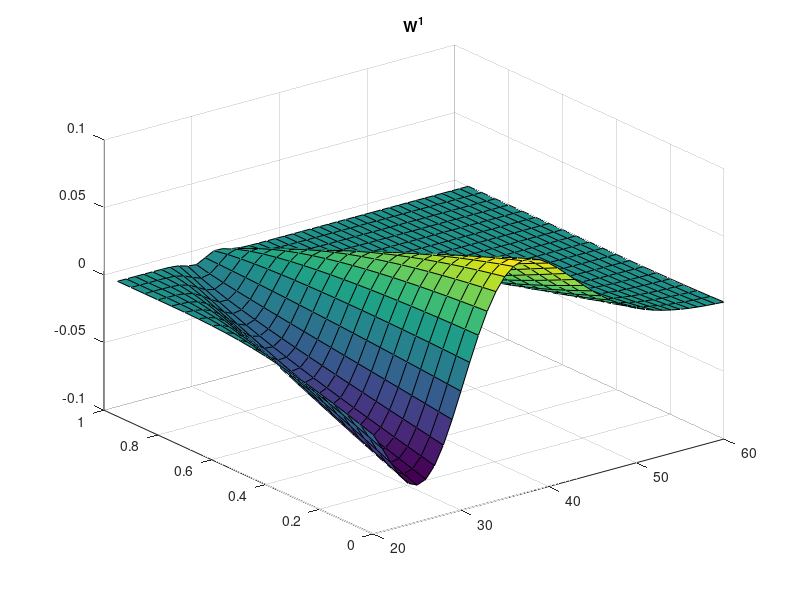
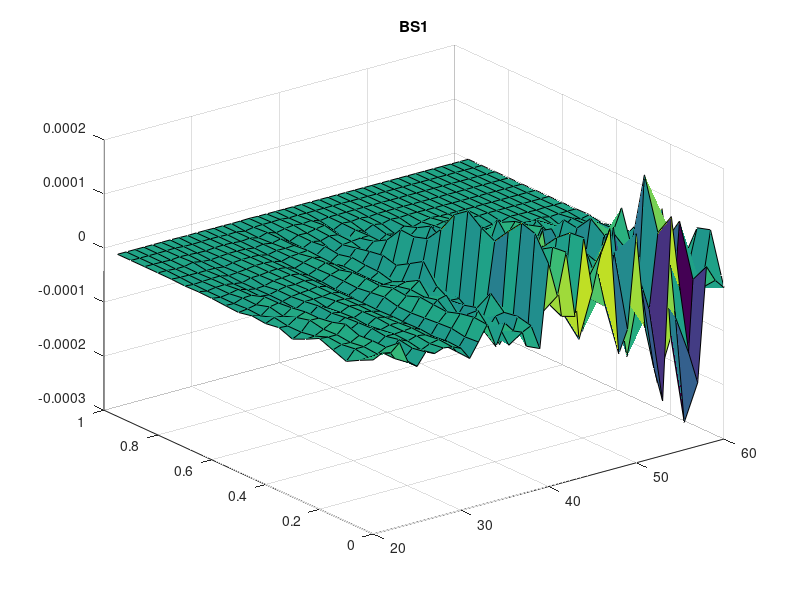
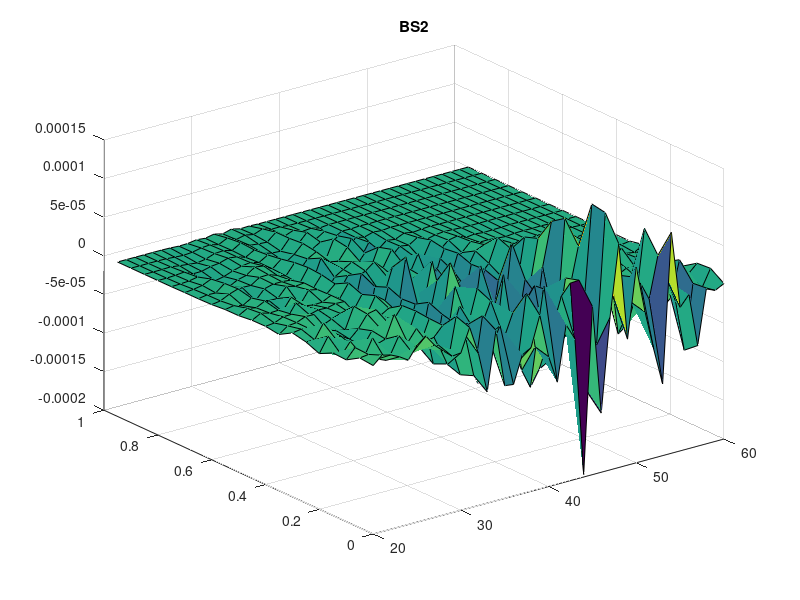
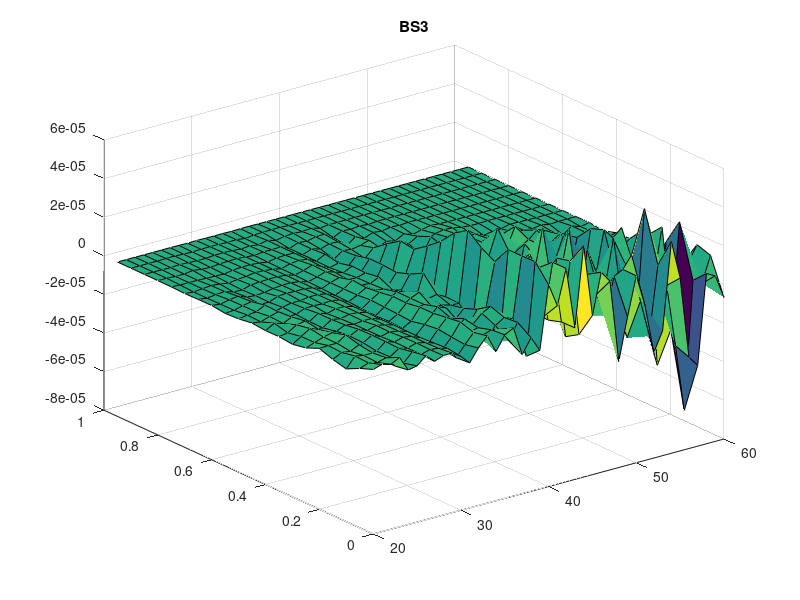

Recreate these plots in MATLAB, in order.
%% This code verifies that the correction terms W_1, W_2, and W_3 solve
% the corresponding PDE's. See stochasticVol.pdf for more info

%clear
clear all
close all
clc

%Parameters
a = 0.20 ;
T = 1 ;
rho = -0.10 ;
K = 30 ;
n = 2 ;


%functions
d2 = @(F,alpha,tau,strike) ( log( (1.0/strike)*F ) - 0.5*(alpha^2).*tau )./(alpha*sqrt(tau)) ;
d1 = @(F,alpha,tau,strike) ( log( (1.0/strike)*F ) + 0.5*(alpha^2).*tau )./(alpha*sqrt(tau)) ;
y = @(F,alpha,tau,strike) ( log( (1.0/strike)*F ) - 0.5*(alpha^2).*tau )./(alpha);

N = @(x) normcdf(x) ;
N1 = @(x) normpdf(x) ;
N2 = @(x) -x.*normpdf(x) ;
N3 = @(x) (x.^2 - 1.0 ).*normpdf(x) ;
N4 = @(x) (-x.^3+3*x).*normpdf(x) ;
N5 = @(x) (x.^4 - 6*x.^2 + 3).*normpdf(x) ;
N6 = @(x) (-x.^5 + 10*x.^3 - 15*x).*normpdf(x) ;



W0 = @(F,t) F.*N(d1(F,a,T-t,K)) - K*N(d2(F,a,T-t,K)) 
W1 = @(F,t) 0.5*rho*K*a*((T-t).*N2(d2(F,a,T-t,K)))
W2 = @(F,t) -(1/2)*a*K*((1/3)*a*((T-t).^2).*N2(d2(F,a,T-t,K))...
    + (1/3)*((T-t).^(3/2)).*d2(F,a,T-t,K).*N2(d2(F,a,T-t,K))...
    -(1/6)*((T-t).^(3/2)).*N1(d2(F,a,T-t,K)))...
    -(1/2)*rho*rho*a*K*((1/4)*a*((T-t).^2).*N4(d2(F,a,T-t,K))...
    + (1/4)*((T-t).^(3/2)).*d2(F,a,T-t,K).*N4(d2(F,a,T-t,K))...
    -(1/4)*((T-t).^(3/2)).*N3(d2(F,a,T-t,K)))
W3 = @(F,t) (1/24)*rho*K*a*((T-t).^2).*N2(d2(F,a,T-t,K))...
    -(1/16)*rho*K*a*(T-t).^(3/2).*(y(F,a,T-t,K)+(8/3)*a*(T-t)).*N3(d2(F,a,T-t,K))...
    +(1/12)*rho*K*a*(T-t).*((y(F,a,T-t,K)+a*(T-t)).^2+(1/5)*rho^2*(T-t)+(1/4)*(T-t)).*N4(d2(F,a,T-t,K))...
    -(1/60)*rho^3*K*a*(T-t).^(3/2).*(y(F,a,T-t,K)+(5/2)*a*(T-t)).*N5(d2(F,a,T-t,K))...
    +(1/48)*rho^3*K*a*(T-t).*((y(F,a,T-t,K)+a*(T-t)).^2+(1/5)*(T-t)).*N6(d2(F,a,T-t,K));
V = @(F,t) -((1/((n+2)*(n+3)))*(T-t) + (1/(n+3))*(y(F,a,T-t,K) + a*(T-t)).^2).*((T-t).^(n+1-2)).*N4(d2(F,a,T-t,K))...
    +2*3*((1/((n+2)*(n+3)))*(y(F,a,T-t,K) + a*(T-t))).*((T-t).^(n+1-3/2)).*N3(d2(F,a,T-t,K))...
    -2*3*2*(1/((n+1)*(n+2)*(n+3))).*((T-t).^(n)).*N2(d2(F,a,T-t,K))
V1 = @(F,t) -(1/(n+1))*((T-t).^(n-1)).*N4(d2(F,a,T-t,K))

%Plot
F = 20:1:60 ;
t = 0:0.05:.95 ;
[Fg, tg] = meshgrid(F,t) ;
z = W1(Fg,tg) ;
surf(Fg,tg,z)
title('W^1')

% Check source term
h = 0.00001;
dt = 0.000000001;
%W3_FF = (1/(h*h))*(W3(Fg+h,tg)-2*W3(Fg,tg)+W3(Fg-h,tg)) ;
%W3_t = (1.0/dt)*(W3(Fg,tg+dt)-W3(Fg,tg));
V_FF = (1/(h*h))*(V(Fg+h,tg)-2*V(Fg,tg)+V(Fg-h,tg)) ;
V_t = (1.0/dt)*(V(Fg,tg+dt)-V(Fg,tg));
W3_FF = (1/(h*h))*(W3(Fg+h,tg)-2*W3(Fg,tg)+W3(Fg-h,tg)) ;
W3_t = (1.0/dt)*(W3(Fg,tg+dt)-W3(Fg,tg));
W2_FF = (1/(h*h))*(W2(Fg+h,tg)-2*W2(Fg,tg)+W2(Fg-h,tg)) ;
W2_t = (1.0/dt)*(W2(Fg,tg+dt)-W2(Fg,tg));
W1_FF = (1/(h*h))*(W1(Fg+h,tg)-2*W1(Fg,tg)+W1(Fg-h,tg)) ;
W1_t = (1.0/dt)*(W1(Fg,tg+dt)-W1(Fg,tg));
W0_FF = (1/(h*h))*(W0(Fg+h,tg)-2*W0(Fg,tg)+W0(Fg-h,tg)) ;
W0_t = (1.0/dt)*(W0(Fg,tg+dt)-W0(Fg,tg));
sourceV1 = ((T-tg).^(n-2)).*N4(d2(Fg,a,T-tg,K));
source = ((T-tg).^(n-2)).*((a*(T-tg)+ y(Fg,a,T-tg,K)).^2).*N4(d2(Fg,a,T-tg,K));
source1 = -rho*a*K*N2(d2(Fg, a, T-tg, K)); 
source2 = (1/2)*a*K*(a*(T-tg)+sqrt(T-tg).*d2(Fg,a,T-tg,K)).*N2(d2(Fg,a,T-tg,K))...
    +(1/2)*rho*rho*a*K*(a*(T-tg)+sqrt(T-tg).*d2(Fg,a,T-tg,K)).*N4(d2(Fg,a,T-tg,K));
source3 = -(1/4)*rho*a*K*(T-tg).^(1/2).*((-2/3)*a*(T-tg)+sqrt(T-tg).*d2(Fg,a,T-tg,K)).*N3(d2(Fg,a,T-tg,K))...
    -(5/12)*rho*a*K*((y(Fg,a,T-tg,K)+(T-tg)*a).^2).*N4(d2(Fg,a,T-tg,K))...
    -(1/8)*(rho^3) * a * K *(T-tg).^(1/2).*y(Fg,a,T-tg,K).*N5(d2(Fg,a,T-tg,K))...
    -(1/8)*(rho^3)*K*a*((y(Fg,a,T-tg,K)+a*(T-tg)).^2).*N6(d2(Fg,a,T-tg,K));
%Check
BS = V_t + 0.5*a*a*(Fg.*Fg.*V_FF) - source;
figure
surf(Fg,tg,BS)
title('BS1')

BS2 = W2_t + 0.5*a*a*(Fg.*Fg.*W2_FF) - source2;
figure
surf(Fg,tg,BS2)
title('BS2')

BS3 = W3_t + 0.5*a*a*(Fg.*Fg.*W3_FF) - source3;
figure
surf(Fg,tg,BS3)
title('BS3')


% BS = C_T-(0.5)*alpha*alpha*(S.^4).*C_SS;
% BS_K = C_T-(0.5)*alpha*alpha*((K).^2).*(K.^2).*C_KK;
% 
% Dupire = sqrt(2*C_T./((K.*K).*C_KK));
% Vidal = sqrt(2*C_T./((S.*S).*C_SS));
% LocalVol = (alpha)*K;
% figure
% plot(K,Dupire)
% hold on
% plot(K,LocalVol,'red')
% hold on
% plot(K,Vidal,'green')
% title(['S_0 = ' num2str(S0)])
% xlabel('K')
% ylabel('LocalVol')
% legend('Dupire formula','LocalVol','BlackScholes')
% figure
% plot(K,BS)
% 
% [MonteCarlo,confidence]  = C_MC_Dupire(100,1, 80 , alpha ,100000,1000)
% 
% Analytical = C(100,1,80)
% 
% [MonteCarlo,confidence]  = C_MC_Dupire(100,1, 100 , alpha ,100000,1000)
% 
% Analytical = C(100,1,100)
% 
% [MonteCarlo,confidence]  = C_MC_Dupire(100,1, 120 , alpha ,100000,1000)
% 
% Analytical = C(100,1,120)

